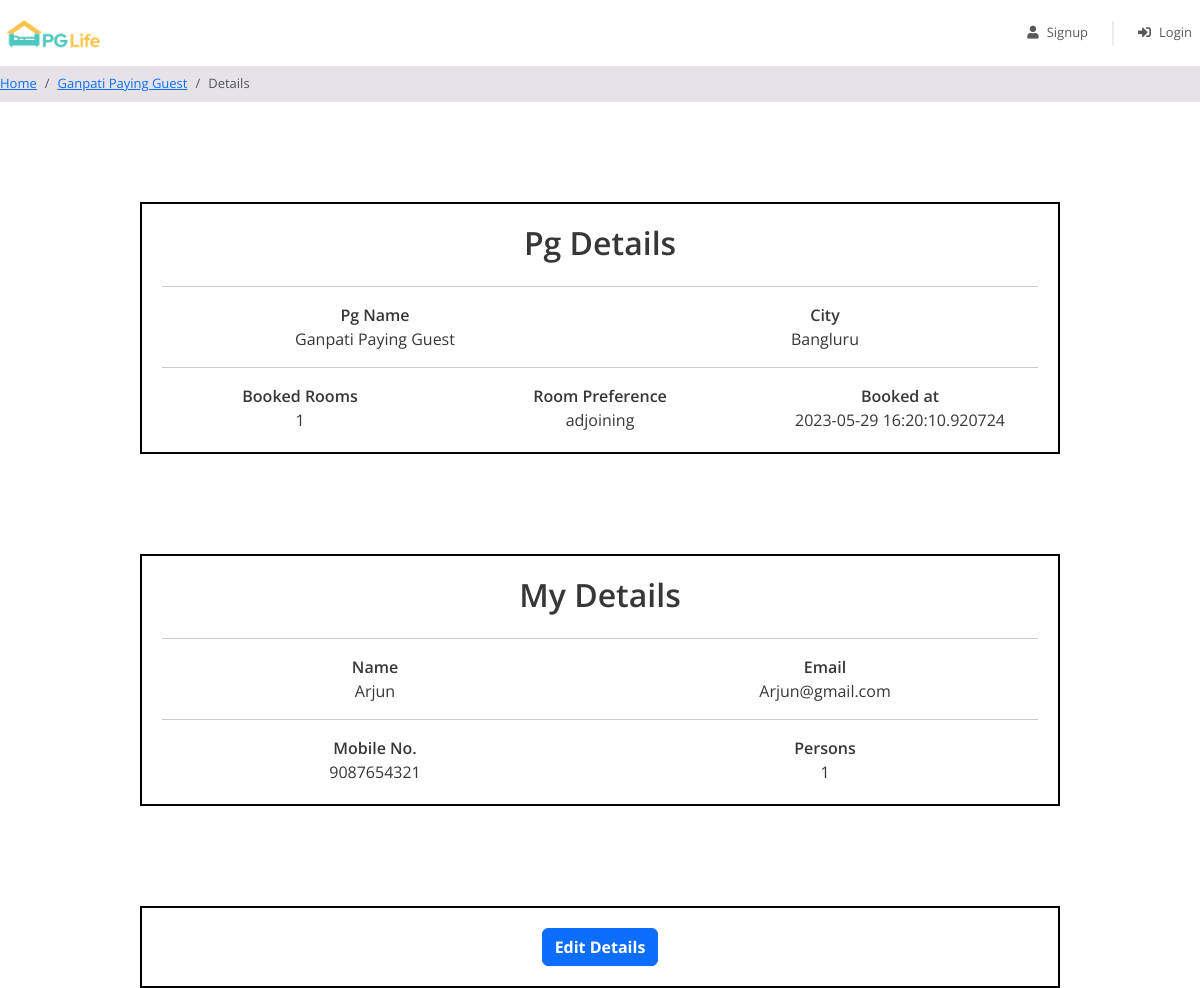
Screenshot of /view_details.php?t=30 with the database file from the repository.
### tables this page shows
CREATE TABLE `booking` (
  `id` int(11) NOT NULL,
  `user_id` int(20) NOT NULL,
  `name` varchar(20) NOT NULL,
  `email` varchar(20) NOT NULL,
  `phone` varchar(20) NOT NULL,
  `people` int(10) NOT NULL,
  `rooms` int(10) NOT NULL,
  `dob` varchar(15) NOT NULL,
  `arrival` varchar(56) NOT NULL,
  `room_pr` varchar(50) NOT NULL,
  `pg_name` varchar(224) NOT NULL,
  `city_n` varchar(100) NOT NULL,
  `created_at` timestamp(6) NOT NULL DEFAULT current_timestamp(6) ON UPDATE current_timestamp(6)
);

### view_details.php (the view, shortened to what this page needs)
<?php
require("database_connect.php");
if(!$_GET){
  $id=$_SESSION['ids'];
}else{
$id=$_GET['t'];}
$sql = "SELECT * FROM booking WHERE id='$id'";
$result = mysqli_query($conn, $sql);
$row = mysqli_fetch_assoc($result);
?>
<!DOCTYPE html>
<html lang="en">
<head>
    <link href="https://cdn.jsdelivr.net/npm/bootstrap@5.3.0-alpha3/dist/css/bootstrap.min.css" rel="stylesheet">
<link href="https://use.fontawesome.com/releases/v5.11.2/css/all.css" rel="stylesheet" />
<link href="css/common.css" rel="stylesheet" />
</head>
<body>
     <?php
    include "includes\header.php";
    ?>
     <nav aria-label="breadcrumb">
        <ol class="breadcrumb py-2">
            <li class="breadcrumb-item">
                <a href="index.html">Home</a>
            </li>
            <li class="breadcrumb-item">
                <a href="property_list.php"> <?= $row['pg_name'];?></a>
            </li>
            <li class="breadcrumb-item active" aria-current="page">
            Details
            </li>
        </ol>
    </nav>
    <div class="container text-center" style="border: solid black 2px; margin-top: 100px; padding: 20px ;">
        <div class="row">
            <div class="col">
                <label>
             <h2>Pg Details</h2></label>
            </div>
          </div><hr>
          <div class="row">
            <div class="col"><div><label for="">Pg Name</label></div>
            <?= $row['pg_name'];?>
            </div>
            <div class="col">
            <div><label for="">City</label></div>
              <?= $row['city_n'];?>
          </div>
        </div><hr>
            <div class="row">
                <div class="col">
                <div><label for="">Booked Rooms</label></div>
              <?= $row['rooms'];?>
                </div>
                <div class="col">
                <div><label for="">Room Preference</label></div>
              <?= $row['room_pr'];?>
                </div>
                <div class="col">
                <div><label for="">Booked at</label></div>
              <?= $row['created_at'];?>
                </div>
          </div>
    </div>
    <div class="container text-center" style="border: solid black 2px; margin-top: 100px; padding: 20px ;">
        <div class="row">
            <div class="col">
                <label>
             <h2>My Details</h2></label>
            </div>
          </div><hr style="font-weight: 300;">
          <div class="row">
            <div class="col"><div><label for="">Name</label></div>
            <?= $row['name'];?>
            </div>
            <div class="col">
            <div><label for="">Email</label></div>
              <?= $row['email'];?>
          </div>
        </div><hr>
            <div class="row">
                <div class="col">
                <div><label for="">Mobile No.</label></div>
              <?= $row['phone'];?>
                </div>
                <div class="col">
                <div><label for="">Persons</label></div>
              <?= $row['people'];?>
                </div>
          </div>
        </div>
    <div class="container text-center" style="border: solid black 2px; margin-top: 100px; padding: 20px ;">
    <a href="updating2.php" class="btn btn-primary">Edit Details</a>
    </div>
  </body>
</html>

### css/common.css (style rules this page uses)
* { box-sizing: border-box; font-family: 'Open Sans', sans-serif; }
body { color: #373737; font-size: 16px; position: relative; }
h1, h2, h3, h4, h5, h6 { font-weight: 600; }
.btn-primary, .btn-warning, .btn-danger { color: white; font-weight: bold; }
.breadcrumb { background-color: #e5e3e8; font-size: 13px; border-radius: 0px; margin-bottom: 0px; }
.container { max-width: 920px; padding: 0px 20px; }

### view_details.php (style rules this page uses)
label,h2 { font-weight: 600; font-family: 'Open Sans', sans-serif; }
div { font-family: 'Open Sans', sans-serif; }

### rows the page displays
booking: pg_name "Ganpati Paying Guest", city_n "Bangluru", rooms "1", room_pr "adjoining", created_at "2023-05-29 16:20:10.920724", name "Arjun", email "Arjun@gmail.com", phone "9087654321", people "1"
